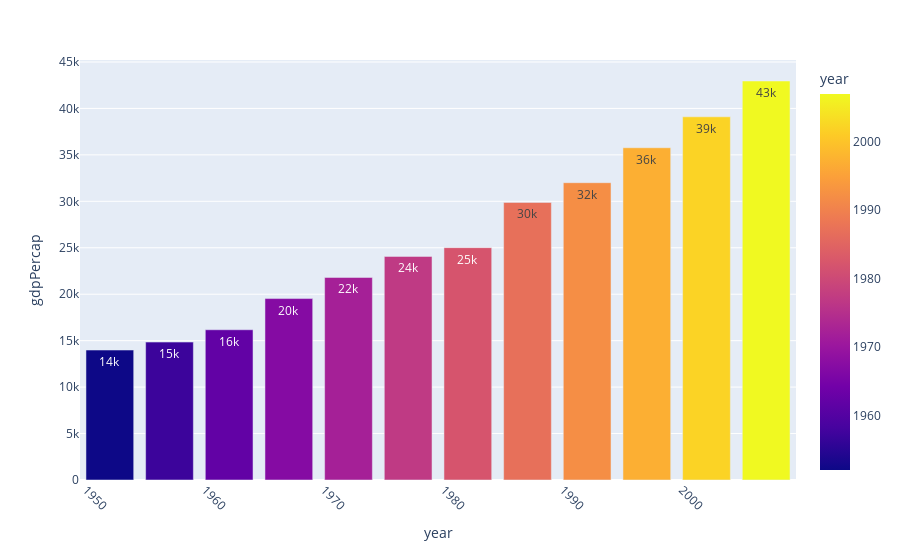

Notebook code cell kept with this figure:
### Markdown cell above
# Bar Plots

### Code cell
df_us = data.gapminder().query("country == 'United States'")

fig = px.bar(df_us,x='year',y='gdpPercap',color='year',text='gdpPercap')
fig.update_traces(texttemplate="%{text:.2s}")
fig.update_layout(xaxis_tickangle=45)

### Figure 1 — Plotly figure (JSON) as saved in the notebook; plotly's stock layout.template omitted (floating-point values rounded to 4 significant figures)
{"data": [{"alignmentgroup": "True", "hovertemplate": "year=%{marker.color}<br>gdpPercap=%{text}<extra></extra>", "legendgroup": "", "marker": {"color": [1952, 1957, 1962, 1967, 1972, 1977, 1982, 1987, 1992, 1997, 2002, 2007], "coloraxis": "coloraxis", "pattern": {"shape": ""}}, "name": "", "offsetgroup": "", "orientation": "v", "showlegend": false, "text": [13990.0, 14850.0, 16170.0, 19530.0, 21810.0, 24070.0, 25010.0, 29880.0, 32000.0, 35770.0, 39100.0, 42950.0], "textposition": "auto", "texttemplate": "%{text:.2s}", "type": "bar", "x": [1952, 1957, 1962, 1967, 1972, 1977, 1982, 1987, 1992, 1997, 2002, 2007], "xaxis": "x", "y": [13990.0, 14850.0, 16170.0, 19530.0, 21810.0, 24070.0, 25010.0, 29880.0, 32000.0, 35770.0, 39100.0, 42950.0], "yaxis": "y"}], "layout": {"barmode": "relative", "coloraxis": {"colorbar": {"title": {"text": "year"}}, "colorscale": [[0, "#0d0887"], [0.1111, "#46039f"], [0.2222, "#7201a8"], [0.3333, "#9c179e"], [0.4444, "#bd3786"], [0.5556, "#d8576b"], [0.6667, "#ed7953"], [0.7778, "#fb9f3a"], [0.8889, "#fdca26"], [1, "#f0f921"]]}, "legend": {"tracegroupgap": 0}, "margin": {"t": 60}, "xaxis": {"anchor": "y", "domain": [0, 1], "tickangle": 45, "title": {"text": "year"}}, "yaxis": {"anchor": "x", "domain": [0, 1], "title": {"text": "gdpPercap"}}}}
